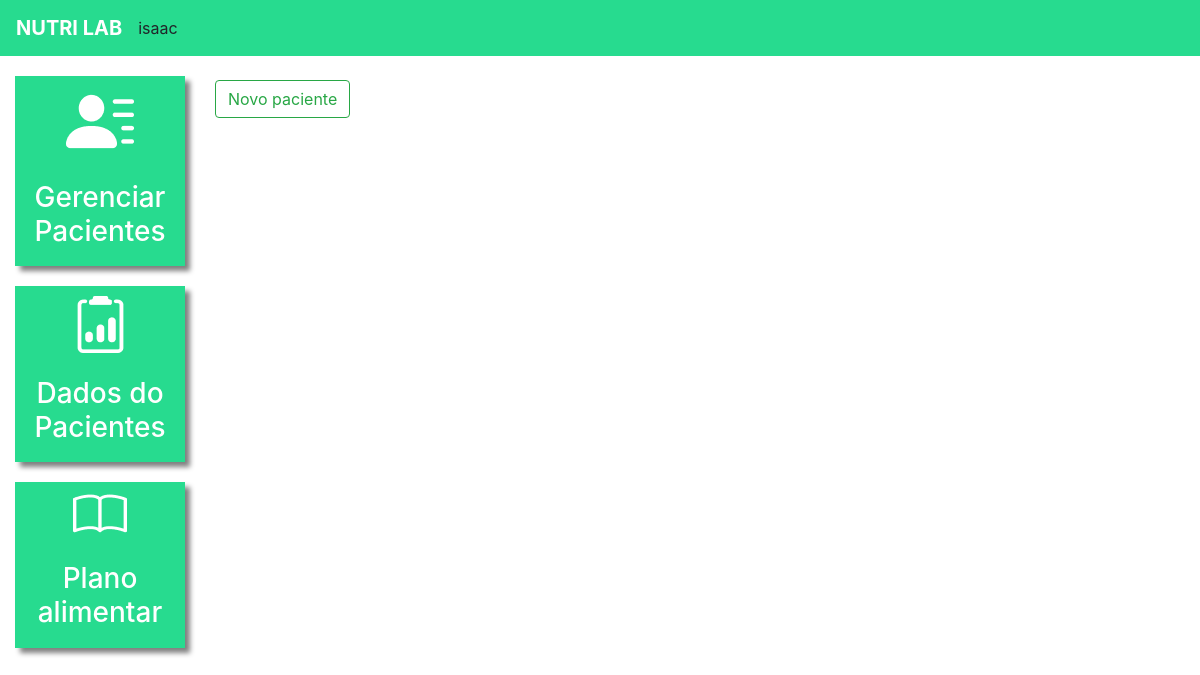
The page /pacientes/ (signed in) on the database as committed earlier.
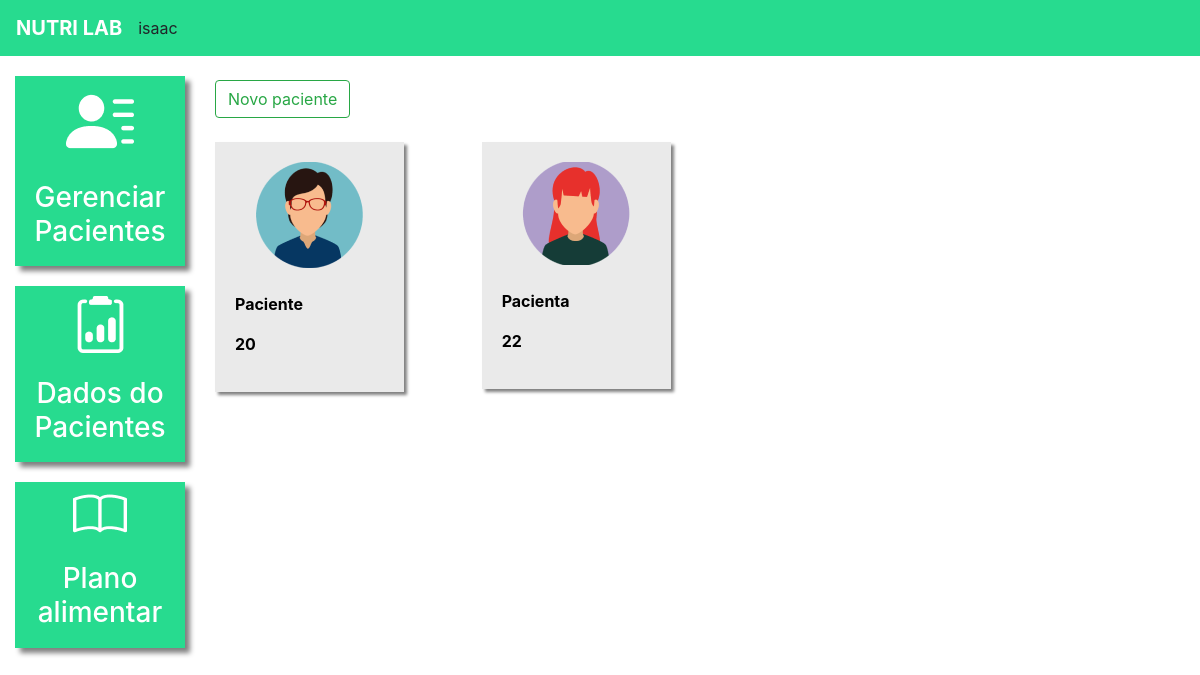
The same page on the database as committed later.
### plataforma/models.py (models this page shows, shortened)
class Pacientes(models.Model):
  choices_sexo = (('F', 'Feminino'),
                  ('M', 'Maculino'))
  nome = models.CharField(max_length=50)
  sexo = models.CharField(max_length=1, choices=choices_sexo)
  idade = models.IntegerField()
  email = models.EmailField()
  telefone = models.CharField(max_length=19)
  nutri = models.ForeignKey(User, on_delete=models.CASCADE)

### plataforma/views.py (the view, shortened to what this page needs)
# urls.py: path('pacientes/', views.pacientes, name='pacientes'),
@login_required(login_url='/auth/logar')
def pacientes(request):
  if request.method == 'GET':
    pacientes = Pacientes.objects.filter(nutri=request.user)
    return render(request, 'pacientes.html', {'pacientes': pacientes})

### plataforma/templates/pacientes.html (shortened to what this page needs)
{% extends 'base_plataforma.html' %}
{% load static %}
{% block 'plataforma' %}
<br />
<button
  type="button"
  class="btn btn-outline-success"
  data-toggle="modal"
  data-target="#modal"
>
  Novo paciente
</button>
<br>
<br>
    <div
    class="row">
        {% for paciente in pacientes %}
          <div class="col-md-4">
            <a href="#" class="link-hover">
              <div class="card-paciente">
                <div class="foto-perfil">
                {% if paciente.sexo == 'M' %}
                  <img src="{% static 'plataforma/img/perfil2.png' %}">
                {% else %}
                  <img src="{% static 'plataforma/img/perfil1.png' %}">
                {% endif %}
                </div>
              <br>
                  <p class="dados">{{paciente.nome}}</p>
                  <p class="dados">{{paciente.idade}}</p>
              </div>
            </a>
          </div>
        {% endfor %}
        </div>
{% endblock %}

Rows that differ between the two databases and show on the page:
added Pacientes: nome "Paciente", idade "20"
added Pacientes: nome "Pacienta", idade "22"
